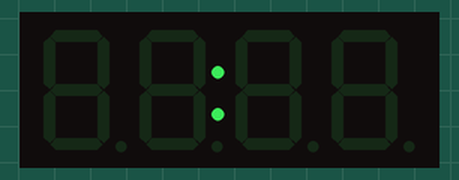
This sketch was run on a simulated ESP8266 (NodeMCU). Parts: 4-digit seven-segment display. WiFi joins after 1.5 s; servers stay silent unless stated; what the sketch prints to the serial monitor is not drawn.

Above: at 2.77 s.
At 19.1 s:
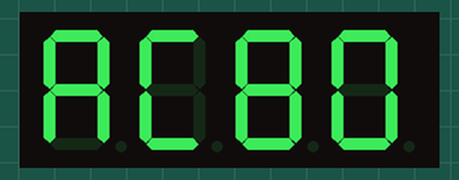
At 32.0 s:
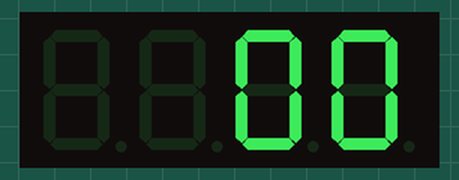

The sketch:

wlantempempdispl.ino
```cpp
/************************************************************
 * ESP8266 Empfänger + TM1637 4-Digit Display
 * - mDNS: http://envrx.local/
 * - Endpunkte:
 *    GET /              -> HTML Statusseite
 *    GET /api/last      -> JSON {"t":..., "h":..., "age_ms":..., "from":"ip"}
 *    GET /update        -> Messwerte annehmen (Query: token, t, h)
 * - Anzeige (TM1637): wechselt alle 6 s zwischen Temp und Feuchte.
 *   Animationen: Slide-In, Pulse (Helligkeit), Wipe
 * - Colon-Blink: Wird über DP-Bit (0x80) von Digit[1] realisiert (ohne setColon()).
 ************************************************************/
#include <Arduino.h>
#include <ESP8266WiFi.h>
#include <ESP8266WebServer.h>
#include <ESP8266mDNS.h>
#include <TM1637Display.h>

// ===== WLAN / Server =====
const char* WIFI_SSID = "SSID";
const char* WIFI_PASS = "PWD";
const char* HOSTNAME  = "envrx";          // -> envrx.local
const char* TOKEN     = "secret123";      // Schreibschutz für /update
ESP8266WebServer server(80);

// ===== Letzte Messwerte =====
float lastT = NAN;
float lastH = NAN;
String lastFrom = "";
unsigned long lastAt = 0;

// ===== TM1637 Display =====
#define TM_CLK   D6
#define TM_DIO   D7
TM1637Display display(TM_CLK, TM_DIO);

uint8_t segBuf[4]    = {0,0,0,0};   // aktuell angezeigte Segmente
uint8_t targetBuf[4] = {0,0,0,0};   // Zielbild für Animationen

uint8_t brightness = 4;   // 0..7
bool pulseUp = true;

// Anzeige-Modus
enum ShowMode { SHOW_TEMP=0, SHOW_HUMI=1 };
ShowMode mode = SHOW_TEMP;
unsigned long modeChangedAt = 0;
const unsigned long MODE_DUR_MS = 6000;  // alle 6 s wechseln

// Animationen
enum Anim { ANIM_SLIDE=0, ANIM_PULSE=1, ANIM_WIPE=2 };
uint8_t animIndex = 0;
unsigned long animTickAt = 0;
const unsigned long ANIM_STEP_MS = 60;

// ===== HTML =====
String htmlPage() {
  String t = isnan(lastT) ? "–" : String(lastT, 1) + " °C";
  String h = isnan(lastH) ? "–" : String(lastH, 0) + " %";
  String s;
  s.reserve(1000);
  s += F("<!doctype html><html><head><meta charset='utf-8'>"
         "<meta name='viewport' content='width=device-width,initial-scale=1'>"
         "<title>ESP8266 Empfänger</title></head><body>");
  s += "<h1>ESP8266 Empfänger</h1>";
  s += "IP: " + WiFi.localIP().toString() + "<br>";
  s += "Temperatur: " + t + "<br>";
  s += "Luftfeuchte: " + h + "<br>";
  s += "Letztes Update: " + (lastAt ? (String((millis()-lastAt)/1000) + " s her") : String("–")) + "<br>";
  s += "Von: " + (lastFrom.length() ? lastFrom : String("–"));
  s += "</body></html>";
  return s;
}

void handleRoot() { server.send(200, "text/html; charset=utf-8", htmlPage()); }
void handleApiLast() {
  String json = "{";
  json += "\"t\":" + (isnan(lastT) ? String("null") : String(lastT, 2)) + ",";
  json += "\"h\":" + (isnan(lastH) ? String("null") : String(lastH, 2)) + ",";
  json += "\"age_ms\":" + String(lastAt ? (millis() - lastAt) : 0) + ",";
  json += "\"from\":\"" + (lastFrom.length() ? lastFrom : String("")) + "\"";
  json += "}";
  server.send(200, "application/json", json);
}
void handleUpdate() {
  if (!server.hasArg("token") || server.arg("token") != TOKEN) {
    server.send(401, "text/plain", "Unauthorized");
    return;
  }
  if (!server.hasArg("t") || !server.hasArg("h")) {
    server.send(400, "text/plain", "Missing t or h");
    return;
  }
  lastT = server.arg("t").toFloat();
  lastH = server.arg("h").toFloat();
  lastAt = millis();
  lastFrom = server.client().remoteIP().toString();
  server.send(200, "application/json", "{\"ok\":true}");
  // Neues Zielbild für aktuelle Anzeige vorbereiten
  rebuildTargetForMode();
}

// ===== Display-Helfer =====
void toDigitsSigned(int value, uint8_t out[4]) {
  for (int i=0;i<4;i++) out[i]=0;
  if (value < 0) {
    int v = -value;
    out[0] = 0x40; // '-' (Minus)
    out[1] = display.encodeDigit((v/100)%10);
    out[2] = display.encodeDigit((v/10)%10);
    out[3] = display.encodeDigit(v%10);
  } else {
    out[0] = display.encodeDigit((value/1000)%10);
    out[1] = display.encodeDigit((value/100)%10);
    out[2] = display.encodeDigit((value/10)%10);
    out[3] = display.encodeDigit(value%10);
  }
}
void setDecimalAt(uint8_t buf[4], int digitIndex) {
  if (digitIndex >=0 && digitIndex < 4) buf[digitIndex] |= 0x80;
}
void makeTargetHumi(float h) {
  int hv = (int)round(h);
  hv = constrain(hv, 0, 100);
  for (int i=0;i<4;i++) targetBuf[i]=0;
  // rechtsbündig
  if (hv >= 100) {
    targetBuf[1] = display.encodeDigit(1);
    targetBuf[2] = display.encodeDigit(0);
    targetBuf[3] = display.encodeDigit(0);
  } else {
    targetBuf[2] = display.encodeDigit((hv/10)%10);
    targetBuf[3] = display.encodeDigit(hv%10);
  }
}
void blitBuf() { display.setSegments(segBuf); }

// ===== Animationen =====
bool animSlideInit = true;
int  slidePos = 4;
void animSlideStep() {
  if (animSlideInit) { slidePos = 4; animSlideInit=false; }
  for (int i=0;i<4;i++) segBuf[i]=0;
  for (int i=0;i<4;i++) {
    int dst = i + slidePos - 4;
    if (dst>=0 && dst<4) segBuf[dst] = targetBuf[i];
  }
  blitBuf();
  if (slidePos>0) slidePos--;
}
bool animPulseInit = true;
void animPulseStep() {
  if (animPulseInit) { memcpy(segBuf, targetBuf, 4); animPulseInit=false; }
  blitBuf();
  if (pulseUp) {
    if (brightness < 7) brightness++;
    else pulseUp = false;
  } else {
    if (brightness > 1) brightness--;
    else pulseUp = true;
  }
  display.setBrightness(brightness);
}
bool animWipeInit = true;
int  wipeIndex = 0;
void animWipeStep() {
  if (animWipeInit) { for (int i=0;i<4;i++) segBuf[i]=0; wipeIndex=0; animWipeInit=false; }
  if (wipeIndex < 4) {
    segBuf[wipeIndex] = targetBuf[wipeIndex];
    wipeIndex++;
  }
  blitBuf();
}

// ===== Colon (Doppelpunkt) ohne setColon(): DP-Bit in segBuf[1] =====
void updateColon(bool on) {
  if (on)  segBuf[1] |= 0x80;   // Bit setzen
  else     segBuf[1] &= ~0x80;  // Bit löschen
  blitBuf(); // nach Änderung sofort anzeigen
}

// Baut targetBuf abhängig vom Modus
void rebuildTargetForMode() {
  if (mode == SHOW_TEMP) {
    int t10 = (int)round(lastT * 10.0f); // z.B. 25.5°C -> 255
    int t_whole = t10 / 10;              // Ganzzahl 25
    int t_dec   = abs(t10 % 10);         // Zehntel 5

    for (int i=0;i<4;i++) targetBuf[i] = 0;
    // z.B. 25:50 -> Digit0=2, Digit1=5, Colon an, Digit2=5, Digit3=0
    targetBuf[0] = display.encodeDigit((t_whole/10)%10);
    targetBuf[1] = display.encodeDigit(t_whole%10) | 0x80; // 0x80 = Colon an
    targetBuf[2] = display.encodeDigit(t_dec);
    targetBuf[3] = display.encodeDigit(0); // fix "0" für °C/° oder leer lassen

  } else {
    makeTargetHumi(lastH);
  }

  animSlideInit = animPulseInit = animWipeInit = true;
  slidePos = 4; wipeIndex = 0;
}


// ===== Setup / Loop =====
void setup() {
  Serial.begin(115200);
  delay(50);

  WiFi.mode(WIFI_STA);
  WiFi.hostname(HOSTNAME);
  WiFi.begin(WIFI_SSID, WIFI_PASS);
  Serial.printf("WLAN verbinden zu %s ...\n", WIFI_SSID);
  while (WiFi.status() != WL_CONNECTED) { delay(400); Serial.print("."); }
  Serial.printf("\nVerbunden: %s  IP: %s\n", WiFi.SSID().c_str(), WiFi.localIP().toString().c_str());

  server.on("/", handleRoot);
  server.on("/api/last", handleApiLast);
  server.on("/update", handleUpdate);
  server.begin();
  Serial.println("HTTP-Server gestartet (80)");

  if (MDNS.begin(HOSTNAME)) {
    MDNS.addService("http", "tcp", 80);
    Serial.printf("mDNS aktiv: http://%s.local/\n", HOSTNAME);
  } else {
    Serial.println("mDNS Start fehlgeschlagen");
  }

  display.setBrightness(brightness, true); // Display an
  for (int i=0;i<4;i++) segBuf[i]=0;
  blitBuf();

  mode = SHOW_TEMP;
  modeChangedAt = millis();
  animIndex = 0;
  rebuildTargetForMode();
}

void loop() {
  server.handleClient();
  MDNS.update();

  unsigned long now = millis();

  // Moduswechsel
  if (now - modeChangedAt >= MODE_DUR_MS) {
    mode = (mode == SHOW_TEMP) ? SHOW_HUMI : SHOW_TEMP;
    modeChangedAt = now;
    animIndex = (animIndex + 1) % 3; // nächster Animationstyp
    brightness = 4; pulseUp = true;
    display.setBrightness(brightness);
    rebuildTargetForMode();
  }

  // Animation abspielen (alle ANIM_STEP_MS)
  if (now - animTickAt >= ANIM_STEP_MS) {
    animTickAt = now;
    switch (animIndex) {
      case ANIM_SLIDE: animSlideStep(); break;
      case ANIM_PULSE: animPulseStep(); break;
      case ANIM_WIPE:  animWipeStep();  break;
    }
  }

  // Colon-Blink NACH der Animation anwenden, damit es nicht überschrieben wird.
  // Bei Temperatur blinkt die Colon alle 500 ms, bei Feuchte aus.
  if (mode == SHOW_TEMP) {
    updateColon(((now / 500) % 2) != 0);
  } else {
    updateColon(false);
  }
}
```
